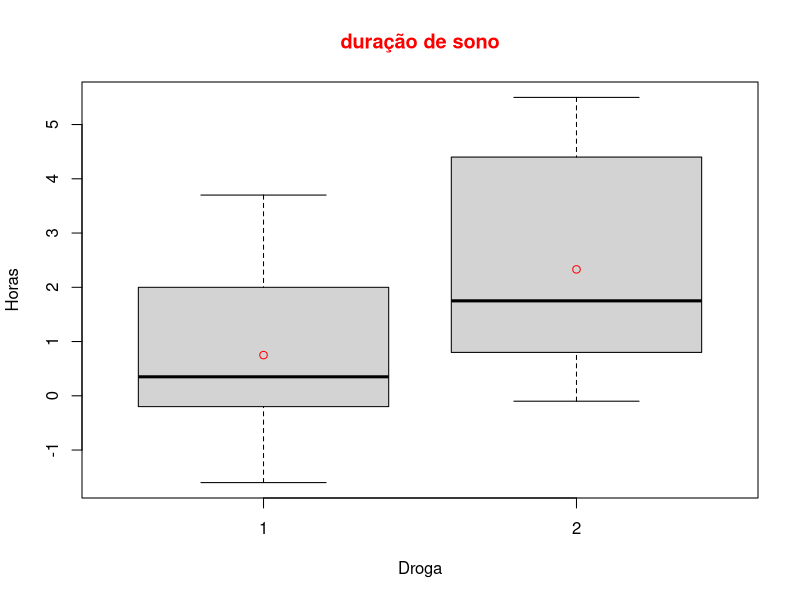

Generate this figure with R:
?boxplot
?sleep

#permite usar as colunas sem especificar o nome do dataset
attach(sleep)

#construindo boxplot

plot <- boxplot(data = sleep, extra ~ group, main="duração de sono", col.main="red", ylab =  "Horas", xlab = 'Droga')

#cálculo da média
medias <- by(extra,group,mean)
medias

points(medias, col = "red")
